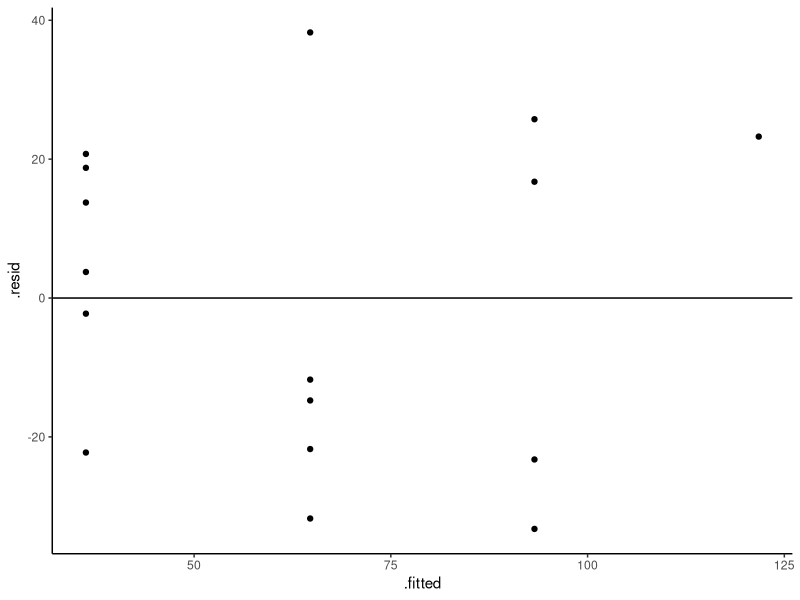
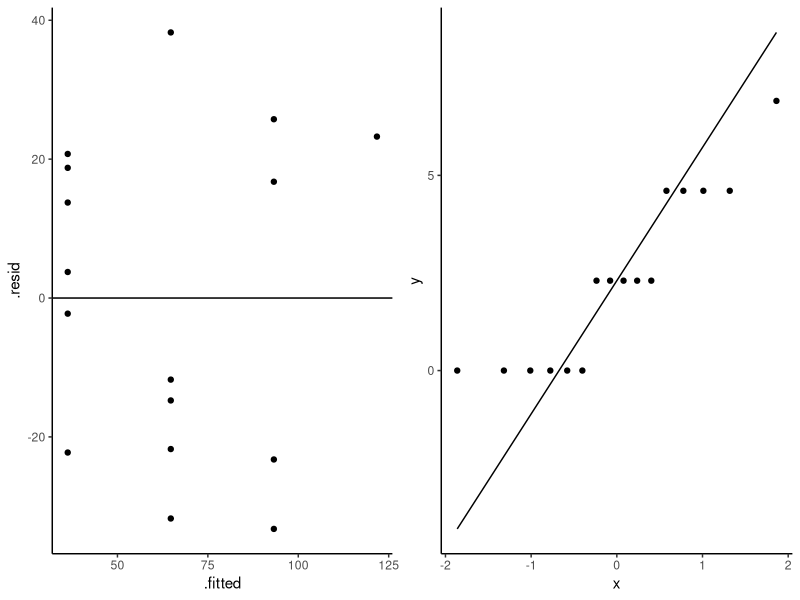
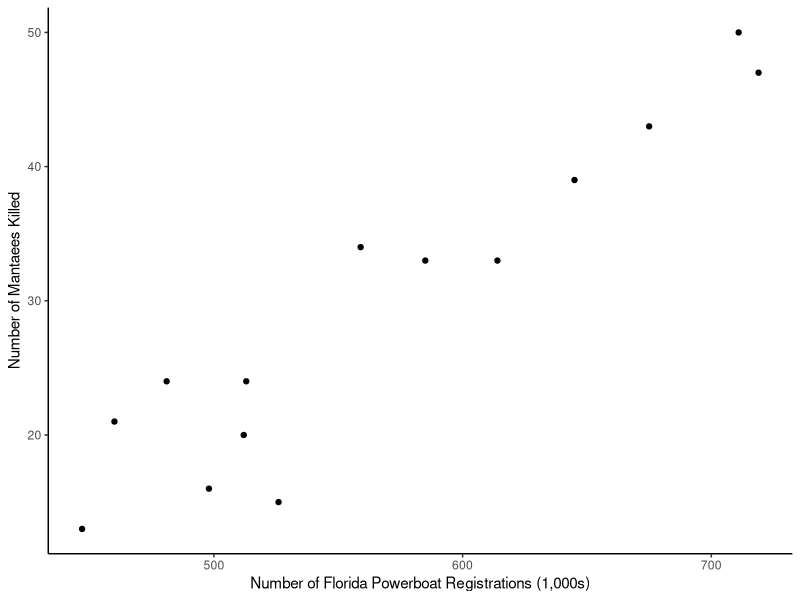
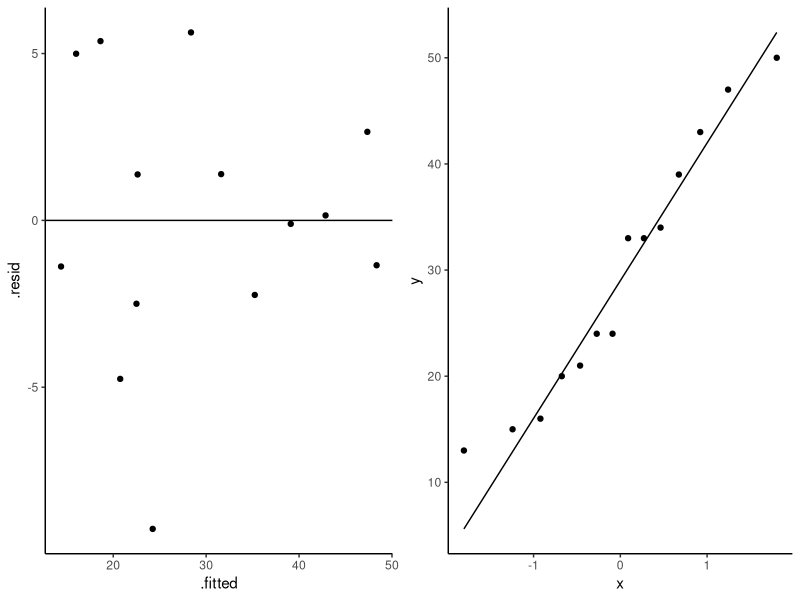

R code for these plots, in order:
## ---- chunk 1
r.xy<-0.887
S.y<-0.077
S.x<-214.62

beta.1<-r.xy*(S.y/S.x)
beta.1
## ---- chunk 2
y.bar<-0.21
x.bar<-433.33

beta.0<-y.bar-(beta.1*x.bar)
beta.0
## ---- chunk 3
rmse<-S.y * sqrt(1-(r.xy^2))
rmse
## ---- chunk 4
se.beta.1<-rmse/sqrt((12-1)*(S.x^2))
se.beta.1
## ---- chunk 5
t.statistic<-beta.1/se.beta.1
t.statistic
## ---- chunk 6
lower<-beta.1-(2.228*se.beta.1)
upper<-beta.1+(2.228*se.beta.1)
CI<-data.frame(lower,upper)
CI
## ---- chunk 7
x<- 300
mu.300<- 0.07210043 + 0.0003182322*x
mu.300
## ---- chunk 8
x.range<-c((433.33 - 214.62),(433.33 + 214.62))
x.range
## ---- chunk 9
se.mu.300<-rmse*sqrt((1/12)+(((300-433.33)^2) / ((12-1)*(S.x^2))))
se.mu.300
## ---- chunk 10
df<-read.csv("Data/eruption.csv",header=T)
summary(df)
df$interval<-as.numeric(as.character(df$interval))
model<-lm(interval~duration, data = df)
summary(model)
## ---- chunk 11
confint(model,level=0.95)
## ---- chunk 12
summary(model)
## ---- chunk 13
df<-read.csv("Data/wormyfruit.csv",header=T)
str(df) # size of crop x; percent of fruit attacked is y
model<-lm(Perc~Size,data=df)
summary(model)
## ---- chunk 14
anova(model)
## ---- chunk 15
anova(model)
SS.Between<-776.6
SS.Total<-534.67+776.6
SS.Between/SS.Total
## ---- chunk 16
new.data = data.frame(Size=c(150))

perc<-predict(model, newdata = new.data,se.fit = T,interval = "conf",level=0.95)
perc$fit # estimated percentage infestation at 150 apples
## ---- chunk 17
perc$fit
## ---- chunk 18
perc2<-predict(model, newdata = new.data, se.fit = T, interval = "predict",level=0.90)
perc2$fit
## ---- chunk 19
df<-read.csv("Data/diversity.csv",header=T)
str(df) # area x (hectares); number of species is y
df$log.area<-log(df$area)
model<-lm(species~log.area,data=df)
summary(model)
## ---- chunk 20
library(ggplot2)
library(gridExtra)
p1<-ggplot(model)+
  geom_point(aes(x=.fitted,y=.resid))+
  geom_abline(aes(intercept=0,slope=0))+
  theme_classic()
p1
p2<-ggplot(df,aes(sample = log.area))+
  stat_qq()+
  stat_qq_line()+
  theme_classic()
grid.arrange(p1,p2,ncol=2)
## ---- chunk 21
exp(mean(df$log.area))
## ---- chunk 22
summary(model)
sigma.hat<-23.78
n <- 16
# minimum prediction error for individual response.
min.pe<-sigma.hat*sqrt(1+(1/n))
min.pe

## ---- chunk 23
summary(model)
sigma.hat<-23.78
n2 <- 160
# minimum prediction error for individual response.
min.pe2<-sigma.hat*sqrt(1+(1/n2))
min.pe2

## ---- chunk 24
df<-read.csv("Data/manatee.csv",header=T)
str(df)
library(ggplot2)
p1<-ggplot(df,aes(x=X,y=Y))+
  geom_point()+
  theme_classic()+
  labs(x="Number of Florida Powerboat Registrations (1,000s)",
       y="Number of Mantaees Killed")

## ---- chunk 25
p1
## ---- chunk 26
cor(df)
## ---- chunk 27
model<-lm(Y~X, data = df)
summary(model)
## ---- chunk 28
new.data<-data.frame(X = 600)
est<-predict(model, newdata = new.data, se.fit = T,interval = "pred",level=0.95)
est$fit
## ---- chunk 29
library(gridExtra)
library(ggplot2)
p1<-ggplot(model)+
  geom_point(aes(x=.fitted,y=.resid))+
  geom_abline(aes(intercept=0,slope=0))+
  theme_classic()
#p1
p2<-ggplot(df,aes(sample = Y))+
  stat_qq()+
  stat_qq_line()+
  theme_classic()
#p2
grid.arrange(p1,p2,ncol=2)
